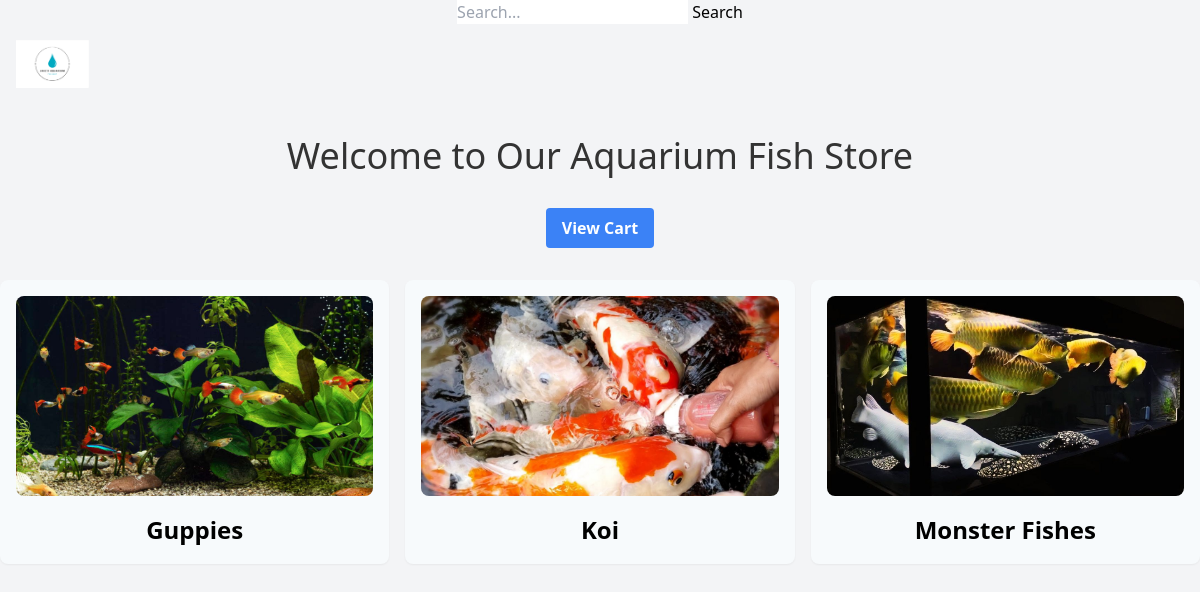
The page / on the database its author committed.
### app.py (models this page shows, shortened)
class Category(db.Model):
    id = db.Column(db.Integer, primary_key=True)
    name = db.Column(db.String(80), unique=True, nullable=False)
    image_filename = db.Column(db.String(200), nullable=True)
    products = db.relationship('Product', backref='category', lazy=True)

### app.py (the view)
@app.route('/')
def home():
    categories = Category.query.all()
    cart_summary = {'total_items': 0, 'total_price': 0.0}
    if 'cart' in session:
        for product_id, quantity in session['cart'].items():
            product = Product.query.get(product_id)
            if product:
                cart_summary['total_items'] += quantity
                cart_summary['total_price'] += product.price * quantity
    return render_template('index.html', categories=categories, cart_summary=cart_summary)

### templates/index.html (shortened to what this page needs)
<!DOCTYPE html>
<html lang="en">
<head>
    <link rel="stylesheet" href="{{ url_for('static', filename='css/style.css') }}">
    <link rel="stylesheet" href="https://cdn.jsdelivr.net/npm/tailwindcss@2.2.19/dist/tailwind.min.css">
    <form action="{{ url_for('search_results') }}" method="get">
        <input type="text" name="query" placeholder="Search...">
        <button type="submit">Search</button>
    </form>
</head>
<body class="bg-gray-100">
    <header class="bg-gray-100 p-4">
        <a href="{{ url_for('home') }}">
            <img src="{{ url_for('static', filename='images/logo.png') }}" alt="Logo" class="h-12">
        </a>
    </header>
    <h1 class="text-4xl text-center mt-8">Welcome to Our Aquarium Fish Store</h1>
    <div class="flex justify-center mt-8">
        <a href="{{ url_for('cart') }}" class="bg-blue-500 hover:bg-blue-700 text-white font-bold py-2 px-4 rounded">View Cart</a>
    </div>
    <div class="grid grid-cols-3 gap-4 mt-8">
        {% for category in categories %}
            <div class="category-card">
                <a href="{{ url_for('show_category', category_name=category.name) }}">
                    <img src="{{ url_for('static', filename='images/' + category.image_filename) }}" alt="{{ category.name }}" class="category-image">
                    <h2 class="category-name">{{ category.name }}</h2>
                </a>
            </div>
        {% endfor %}
    </div>
</body>
</html>

### static/css/style.css (style rules this page uses)
body { font-family: Arial, sans-serif; margin: 0; padding: 0; text-align: center; }
body { font-family: Arial, sans-serif; margin: 0; padding: 0; text-align: center; background-color: #f4f4f4; }
h1 { color: #333; }
a { color: #06c; text-decoration: none; }
button { background-color: #28a745; border: none; border-radius: 4px; color: white; padding: 10px 20px; text-align: center; text-decoration: none; display: inline-block; font-size: 16px; margin: 4px 2px; cursor: pointer; }

### templates/index.html (style rules this page uses)
.category-card { background-color: #F7FAFC; border-radius: 0.5rem; box-shadow: 0 1px 2px 0 rgba(0, 0, 0, 0.05); padding: 1rem; transition: transform 0.3s ease; }
.category-image { width: 100%; height: 200px; object-fit: cover; border-radius: 0.5rem; }
.category-name { font-size: 1.5rem; font-weight: bold; margin-top: 1rem; }

### rows shown on the page
Category: image_filename (picture), name "Guppies"
Category: image_filename (picture), name "Koi"
Category: image_filename (picture), name "Monster Fishes"
